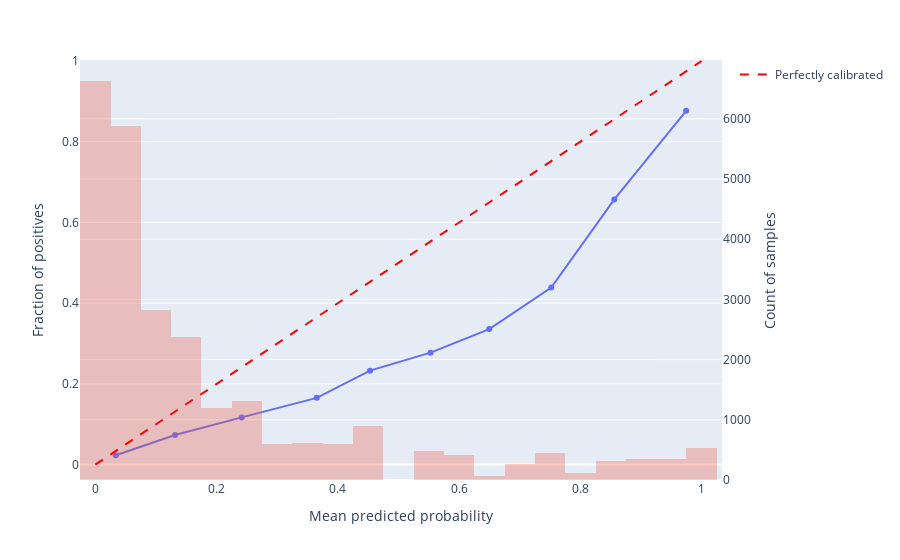

This figure's notebook cell:
### Code cell
fig = px.line(
    x=prob_pred,
    y=prob_true,
    markers=True,
)

fig.add_shape(
    type='line',
    x0=0,
    y0=0,
    x1=1,
    y1=1,
    line=dict(color='red', width=2, dash='dash'),
    name='Perfectly calibrated',
    showlegend=True,
)

fig.add_trace(
    go.Histogram(
        x=df_eval['score_cal'],
        yaxis='y2',
        opacity=0.3,
        showlegend=False,
        nbinsx=25,
    )
)

fig.update_layout(
    xaxis_title='Mean predicted probability',
    yaxis_title='Fraction of positives',
    yaxis2=dict(
        title='Count of samples',
        overlaying='y',
        side='right'
    )
)

fig.show()

### Figure 1 — Plotly figure (JSON) as saved in the notebook; plotly's stock layout.template omitted (floating-point values rounded to 4 significant figures; data arrays with more than 128 entries replaced by an {"elided": "..."} marker saying what was removed)
{"data": [{"hovertemplate": "x=%{x}<br>y=%{y}<extra></extra>", "legendgroup": "", "line": {"color": "#636efa", "dash": "solid"}, "marker": {"symbol": "circle"}, "mode": "markers+lines", "name": "", "orientation": "v", "showlegend": false, "type": "scatter", "x": [0.0338, 0.1315, 0.2414, 0.3651, 0.4531, 0.5529, 0.6497, 0.752, 0.856, 0.9745], "xaxis": "x", "y": [0.02318, 0.07344, 0.117, 0.1654, 0.2328, 0.2774, 0.3358, 0.4388, 0.6569, 0.8767], "yaxis": "y"}, {"nbinsx": 25, "opacity": 0.3, "showlegend": false, "type": "histogram", "x": {"elided": "26288 float values"}, "yaxis": "y2"}], "layout": {"legend": {"tracegroupgap": 0}, "margin": {"t": 60}, "shapes": [{"line": {"color": "red", "dash": "dash", "width": 2}, "name": "Perfectly calibrated", "showlegend": true, "type": "line", "x0": 0, "x1": 1, "y0": 0, "y1": 1}], "xaxis": {"anchor": "y", "domain": [0, 1], "title": {"text": "Mean predicted probability"}}, "yaxis": {"anchor": "x", "domain": [0, 1], "title": {"text": "Fraction of positives"}}, "yaxis2": {"overlaying": "y", "side": "right", "title": {"text": "Count of samples"}}}}
